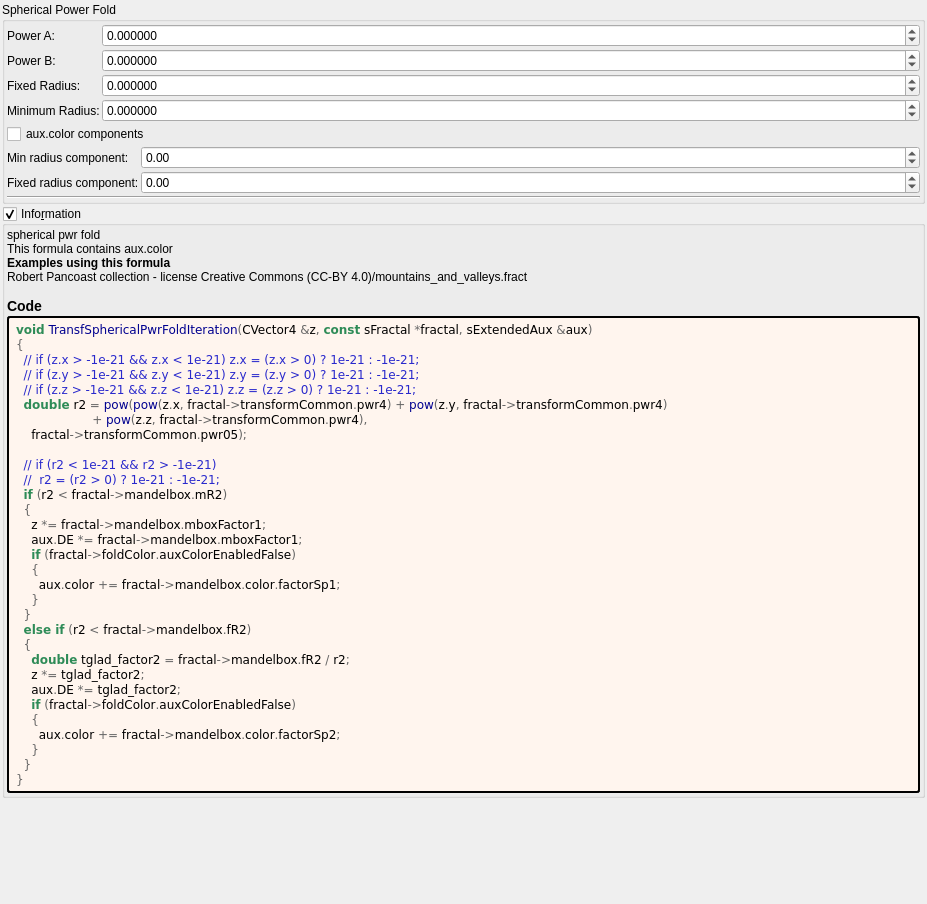
<?xml version="1.0" encoding="UTF-8"?>
<ui version="4.0">
 <class>Form</class>
 <widget class="QWidget" name="Form">
  <property name="geometry">
   <rect>
    <x>0</x>
    <y>0</y>
    <width>927</width>
    <height>904</height>
   </rect>
  </property>
  <property name="windowTitle">
   <string notr="true">transf_spherical_pwr_fold</string>
  </property>
  <layout class="QVBoxLayout" name="verticalLayout">
   <property name="spacing">
    <number>2</number>
   </property>
   <property name="leftMargin">
    <number>2</number>
   </property>
   <property name="topMargin">
    <number>2</number>
   </property>
   <property name="rightMargin">
    <number>2</number>
   </property>
   <property name="bottomMargin">
    <number>2</number>
   </property>
   <item>
    <widget class="QGroupBox" name="groupBox">
     <property name="title">
      <string>Spherical Power Fold</string>
     </property>
     <property name="checkable">
      <bool>false</bool>
     </property>
     <layout class="QVBoxLayout" name="verticalLayout_12" stretch="0,0,0">
      <property name="spacing">
       <number>2</number>
      </property>
      <property name="leftMargin">
       <number>2</number>
      </property>
      <property name="topMargin">
       <number>2</number>
      </property>
      <property name="rightMargin">
       <number>2</number>
      </property>
      <property name="bottomMargin">
       <number>2</number>
      </property>
      <item>
       <layout class="QGridLayout" name="gridLayout_15" columnstretch="0,1">
        <property name="spacing">
         <number>2</number>
        </property>
        <item row="0" column="0">
         <widget class="QLabel" name="label_358">
          <property name="text">
           <string>Power A:</string>
          </property>
         </widget>
        </item>
        <item row="0" column="1">
         <widget class="MyDoubleSpinBox" name="spinbox_transf_pwr_4">
          <property name="sizePolicy">
           <sizepolicy hsizetype="Minimum" vsizetype="Maximum">
            <horstretch>0</horstretch>
            <verstretch>0</verstretch>
           </sizepolicy>
          </property>
          <property name="prefix">
           <string/>
          </property>
          <property name="suffix">
           <string/>
          </property>
          <property name="decimals">
           <number>6</number>
          </property>
          <property name="minimum">
           <double>-99.989999999999995</double>
          </property>
          <property name="maximum">
           <double>99.989999999999995</double>
          </property>
          <property name="singleStep">
           <double>0.100000000000000</double>
          </property>
         </widget>
        </item>
        <item row="3" column="0">
         <widget class="QLabel" name="label_9">
          <property name="text">
           <string>Minimum Radius:</string>
          </property>
         </widget>
        </item>
        <item row="3" column="1">
         <widget class="MyDoubleSpinBox" name="spinbox_mandelbox_folding_min_radius">
          <property name="sizePolicy">
           <sizepolicy hsizetype="Minimum" vsizetype="Maximum">
            <horstretch>0</horstretch>
            <verstretch>0</verstretch>
           </sizepolicy>
          </property>
          <property name="prefix">
           <string/>
          </property>
          <property name="suffix">
           <string/>
          </property>
          <property name="decimals">
           <number>6</number>
          </property>
          <property name="minimum">
           <double>-99.989999999999995</double>
          </property>
          <property name="maximum">
           <double>99.989999999999995</double>
          </property>
          <property name="singleStep">
           <double>0.100000000000000</double>
          </property>
         </widget>
        </item>
        <item row="2" column="0">
         <widget class="QLabel" name="label_5">
          <property name="text">
           <string>Fixed Radius:</string>
          </property>
         </widget>
        </item>
        <item row="1" column="0">
         <widget class="QLabel" name="label_355">
          <property name="text">
           <string>Power B:</string>
          </property>
         </widget>
        </item>
        <item row="1" column="1">
         <widget class="MyDoubleSpinBox" name="spinbox_transf_pwr_05">
          <property name="sizePolicy">
           <sizepolicy hsizetype="Minimum" vsizetype="Maximum">
            <horstretch>0</horstretch>
            <verstretch>0</verstretch>
           </sizepolicy>
          </property>
          <property name="prefix">
           <string/>
          </property>
          <property name="suffix">
           <string/>
          </property>
          <property name="decimals">
           <number>6</number>
          </property>
          <property name="minimum">
           <double>-99.989999999999995</double>
          </property>
          <property name="maximum">
           <double>99.989999999999995</double>
          </property>
          <property name="singleStep">
           <double>0.100000000000000</double>
          </property>
         </widget>
        </item>
        <item row="2" column="1">
         <widget class="MyDoubleSpinBox" name="spinbox_mandelbox_folding_fixed_radius">
          <property name="sizePolicy">
           <sizepolicy hsizetype="Minimum" vsizetype="Maximum">
            <horstretch>0</horstretch>
            <verstretch>0</verstretch>
           </sizepolicy>
          </property>
          <property name="prefix">
           <string/>
          </property>
          <property name="suffix">
           <string/>
          </property>
          <property name="decimals">
           <number>6</number>
          </property>
          <property name="minimum">
           <double>-99.989999999999995</double>
          </property>
          <property name="maximum">
           <double>99.989999999999995</double>
          </property>
          <property name="singleStep">
           <double>0.100000000000000</double>
          </property>
         </widget>
        </item>
       </layout>
      </item>
      <item>
       <layout class="QGridLayout" name="gridLayout_6" columnstretch="0,1">
        <property name="spacing">
         <number>2</number>
        </property>
        <item row="1" column="0">
         <widget class="QLabel" name="label_28">
          <property name="text">
           <string>Min radius component:</string>
          </property>
         </widget>
        </item>
        <item row="2" column="0">
         <widget class="QLabel" name="label_29">
          <property name="text">
           <string>Fixed radius component:</string>
          </property>
         </widget>
        </item>
        <item row="2" column="1">
         <widget class="MyDoubleSpinBox" name="spinbox_mandelbox_color_Sp2">
          <property name="sizePolicy">
           <sizepolicy hsizetype="Minimum" vsizetype="Maximum">
            <horstretch>0</horstretch>
            <verstretch>0</verstretch>
           </sizepolicy>
          </property>
          <property name="prefix">
           <string/>
          </property>
          <property name="suffix">
           <string/>
          </property>
          <property name="decimals">
           <number>2</number>
          </property>
          <property name="minimum">
           <double>-100.000000000000000</double>
          </property>
          <property name="maximum">
           <double>100.000000000000000</double>
          </property>
          <property name="singleStep">
           <double>0.100000000000000</double>
          </property>
         </widget>
        </item>
        <item row="1" column="1">
         <widget class="MyDoubleSpinBox" name="spinbox_mandelbox_color_Sp1">
          <property name="sizePolicy">
           <sizepolicy hsizetype="Minimum" vsizetype="Maximum">
            <horstretch>0</horstretch>
            <verstretch>0</verstretch>
           </sizepolicy>
          </property>
          <property name="prefix">
           <string/>
          </property>
          <property name="suffix">
           <string/>
          </property>
          <property name="decimals">
           <number>2</number>
          </property>
          <property name="minimum">
           <double>-100.000000000000000</double>
          </property>
          <property name="maximum">
           <double>100.000000000000000</double>
          </property>
          <property name="singleStep">
           <double>0.100000000000000</double>
          </property>
         </widget>
        </item>
        <item row="0" column="0" colspan="2">
         <widget class="QCheckBox" name="checkBox_fold_color_aux_color_enabled_false">
          <property name="text">
           <string notr="true">aux.color components</string>
          </property>
         </widget>
        </item>
       </layout>
      </item>
      <item>
       <widget class="Line" name="line_13">
        <property name="orientation">
         <enum>Qt::Horizontal</enum>
        </property>
       </widget>
      </item>
     </layout>
    </widget>
   </item>
   <item>
    <widget class="MyGroupBox" name="groupCheck_info">
     <property name="title">
      <string>Info&amp;rmation</string>
     </property>
     <property name="flat">
      <bool>false</bool>
     </property>
     <property name="checkable">
      <bool>true</bool>
     </property>
     <layout class="QVBoxLayout" name="verticalLayout_2">
      <property name="spacing">
       <number>2</number>
      </property>
      <property name="leftMargin">
       <number>2</number>
      </property>
      <property name="topMargin">
       <number>2</number>
      </property>
      <property name="rightMargin">
       <number>2</number>
      </property>
      <property name="bottomMargin">
       <number>2</number>
      </property>
      <item>
       <widget class="QLabel" name="label_information_general">
        <property name="text">
         <string notr="true">&lt;p&gt;spherical pwr fold&lt;br&gt;This formula contains aux.color&lt;/p&gt;&lt;table&gt;
&lt;/table&gt;
&lt;br&gt;&lt;b&gt;Examples using this formula&lt;/b&gt;&lt;br&gt;Robert Pancoast collection - license Creative Commons (CC-BY 4.0)/mountains_and_valleys.fract&lt;h3&gt;Code&lt;/h3&gt;</string>
        </property>
        <property name="wordWrap">
         <bool>true</bool>
        </property>
        <property name="openExternalLinks">
         <bool>true</bool>
        </property>
        <property name="textInteractionFlags">
         <set>Qt::LinksAccessibleByMouse|Qt::TextSelectableByMouse</set>
        </property>
       </widget>
      </item>
      <item>
       <widget class="QLabel" name="label_code_content">
        <property name="styleSheet">
         <string notr="true">border-style: outset; border-width: 2px; border-radius: 3px; border-color: black; background-color: #fff5ee; padding: 4px;</string>
        </property>
        <property name="text">
         <string notr="true">&lt;body style=&quot;background-color:#fff5ee&quot;&gt;
&lt;pre style=&quot;color:#000000; background-color:#fff5ee;  font-family:'Courier New',monospace;&quot;&gt;&lt;span style=&quot;color:#2e8b57; font-weight:bold&quot;&gt;void&lt;/span&gt; &lt;span style=&quot;color:#00008f&quot;&gt;TransfSphericalPwrFoldIteration&lt;/span&gt;&lt;span style=&quot;color:#676767&quot;&gt;(&lt;/span&gt;CVector4 &lt;span style=&quot;color:#676767&quot;&gt;&amp;amp;&lt;/span&gt;z&lt;span style=&quot;color:#676767&quot;&gt;,&lt;/span&gt; &lt;span style=&quot;color:#2e8b57; font-weight:bold&quot;&gt;const&lt;/span&gt; sFractal &lt;span style=&quot;color:#676767&quot;&gt;*&lt;/span&gt;fractal&lt;span style=&quot;color:#676767&quot;&gt;,&lt;/span&gt; sExtendedAux &lt;span style=&quot;color:#676767&quot;&gt;&amp;amp;&lt;/span&gt;aux&lt;span style=&quot;color:#676767&quot;&gt;)&lt;/span&gt;
&lt;span style=&quot;color:#676767&quot;&gt;{&lt;/span&gt;
  &lt;span style=&quot;color:#2929cc&quot;&gt;// if (z.x &amp;gt; -1e-21 &amp;amp;&amp;amp; z.x &amp;lt; 1e-21) z.x = (z.x &amp;gt; 0) ? 1e-21 : -1e-21;&lt;/span&gt;
  &lt;span style=&quot;color:#2929cc&quot;&gt;// if (z.y &amp;gt; -1e-21 &amp;amp;&amp;amp; z.y &amp;lt; 1e-21) z.y = (z.y &amp;gt; 0) ? 1e-21 : -1e-21;&lt;/span&gt;
  &lt;span style=&quot;color:#2929cc&quot;&gt;// if (z.z &amp;gt; -1e-21 &amp;amp;&amp;amp; z.z &amp;lt; 1e-21) z.z = (z.z &amp;gt; 0) ? 1e-21 : -1e-21;&lt;/span&gt;
  &lt;span style=&quot;color:#2e8b57; font-weight:bold&quot;&gt;double&lt;/span&gt; r2 &lt;span style=&quot;color:#676767&quot;&gt;=&lt;/span&gt; &lt;span style=&quot;color:#00008f&quot;&gt;pow&lt;/span&gt;&lt;span style=&quot;color:#676767&quot;&gt;(&lt;/span&gt;&lt;span style=&quot;color:#00008f&quot;&gt;pow&lt;/span&gt;&lt;span style=&quot;color:#676767&quot;&gt;(&lt;/span&gt;z&lt;span style=&quot;color:#676767&quot;&gt;.&lt;/span&gt;x&lt;span style=&quot;color:#676767&quot;&gt;,&lt;/span&gt; fractal&lt;span style=&quot;color:#676767&quot;&gt;-&amp;gt;&lt;/span&gt;transformCommon&lt;span style=&quot;color:#676767&quot;&gt;.&lt;/span&gt;pwr4&lt;span style=&quot;color:#676767&quot;&gt;) +&lt;/span&gt; &lt;span style=&quot;color:#00008f&quot;&gt;pow&lt;/span&gt;&lt;span style=&quot;color:#676767&quot;&gt;(&lt;/span&gt;z&lt;span style=&quot;color:#676767&quot;&gt;.&lt;/span&gt;y&lt;span style=&quot;color:#676767&quot;&gt;,&lt;/span&gt; fractal&lt;span style=&quot;color:#676767&quot;&gt;-&amp;gt;&lt;/span&gt;transformCommon&lt;span style=&quot;color:#676767&quot;&gt;.&lt;/span&gt;pwr4&lt;span style=&quot;color:#676767&quot;&gt;)&lt;/span&gt;
                    &lt;span style=&quot;color:#676767&quot;&gt;+&lt;/span&gt; &lt;span style=&quot;color:#00008f&quot;&gt;pow&lt;/span&gt;&lt;span style=&quot;color:#676767&quot;&gt;(&lt;/span&gt;z&lt;span style=&quot;color:#676767&quot;&gt;.&lt;/span&gt;z&lt;span style=&quot;color:#676767&quot;&gt;,&lt;/span&gt; fractal&lt;span style=&quot;color:#676767&quot;&gt;-&amp;gt;&lt;/span&gt;transformCommon&lt;span style=&quot;color:#676767&quot;&gt;.&lt;/span&gt;pwr4&lt;span style=&quot;color:#676767&quot;&gt;),&lt;/span&gt;
    fractal&lt;span style=&quot;color:#676767&quot;&gt;-&amp;gt;&lt;/span&gt;transformCommon&lt;span style=&quot;color:#676767&quot;&gt;.&lt;/span&gt;pwr05&lt;span style=&quot;color:#676767&quot;&gt;);&lt;/span&gt;

  &lt;span style=&quot;color:#2929cc&quot;&gt;// if (r2 &amp;lt; 1e-21 &amp;amp;&amp;amp; r2 &amp;gt; -1e-21)&lt;/span&gt;
  &lt;span style=&quot;color:#2929cc&quot;&gt;//  r2 = (r2 &amp;gt; 0) ? 1e-21 : -1e-21;&lt;/span&gt;
  &lt;span style=&quot;color:#2e8b57; font-weight:bold&quot;&gt;if&lt;/span&gt; &lt;span style=&quot;color:#676767&quot;&gt;(&lt;/span&gt;r2 &lt;span style=&quot;color:#676767&quot;&gt;&amp;lt;&lt;/span&gt; fractal&lt;span style=&quot;color:#676767&quot;&gt;-&amp;gt;&lt;/span&gt;mandelbox&lt;span style=&quot;color:#676767&quot;&gt;.&lt;/span&gt;mR2&lt;span style=&quot;color:#676767&quot;&gt;)&lt;/span&gt;
  &lt;span style=&quot;color:#676767&quot;&gt;{&lt;/span&gt;
    z &lt;span style=&quot;color:#676767&quot;&gt;*=&lt;/span&gt; fractal&lt;span style=&quot;color:#676767&quot;&gt;-&amp;gt;&lt;/span&gt;mandelbox&lt;span style=&quot;color:#676767&quot;&gt;.&lt;/span&gt;mboxFactor1&lt;span style=&quot;color:#676767&quot;&gt;;&lt;/span&gt;
    aux&lt;span style=&quot;color:#676767&quot;&gt;.&lt;/span&gt;DE &lt;span style=&quot;color:#676767&quot;&gt;*=&lt;/span&gt; fractal&lt;span style=&quot;color:#676767&quot;&gt;-&amp;gt;&lt;/span&gt;mandelbox&lt;span style=&quot;color:#676767&quot;&gt;.&lt;/span&gt;mboxFactor1&lt;span style=&quot;color:#676767&quot;&gt;;&lt;/span&gt;
    &lt;span style=&quot;color:#2e8b57; font-weight:bold&quot;&gt;if&lt;/span&gt; &lt;span style=&quot;color:#676767&quot;&gt;(&lt;/span&gt;fractal&lt;span style=&quot;color:#676767&quot;&gt;-&amp;gt;&lt;/span&gt;foldColor&lt;span style=&quot;color:#676767&quot;&gt;.&lt;/span&gt;auxColorEnabledFalse&lt;span style=&quot;color:#676767&quot;&gt;)&lt;/span&gt;
    &lt;span style=&quot;color:#676767&quot;&gt;{&lt;/span&gt;
      aux&lt;span style=&quot;color:#676767&quot;&gt;.&lt;/span&gt;color &lt;span style=&quot;color:#676767&quot;&gt;+=&lt;/span&gt; fractal&lt;span style=&quot;color:#676767&quot;&gt;-&amp;gt;&lt;/span&gt;mandelbox&lt;span style=&quot;color:#676767&quot;&gt;.&lt;/span&gt;color&lt;span style=&quot;color:#676767&quot;&gt;.&lt;/span&gt;factorSp1&lt;span style=&quot;color:#676767&quot;&gt;;&lt;/span&gt;
    &lt;span style=&quot;color:#676767&quot;&gt;}&lt;/span&gt;
  &lt;span style=&quot;color:#676767&quot;&gt;}&lt;/span&gt;
  &lt;span style=&quot;color:#2e8b57; font-weight:bold&quot;&gt;else if&lt;/span&gt; &lt;span style=&quot;color:#676767&quot;&gt;(&lt;/span&gt;r2 &lt;span style=&quot;color:#676767&quot;&gt;&amp;lt;&lt;/span&gt; fractal&lt;span style=&quot;color:#676767&quot;&gt;-&amp;gt;&lt;/span&gt;mandelbox&lt;span style=&quot;color:#676767&quot;&gt;.&lt;/span&gt;fR2&lt;span style=&quot;color:#676767&quot;&gt;)&lt;/span&gt;
  &lt;span style=&quot;color:#676767&quot;&gt;{&lt;/span&gt;
    &lt;span style=&quot;color:#2e8b57; font-weight:bold&quot;&gt;double&lt;/span&gt; tglad_factor2 &lt;span style=&quot;color:#676767&quot;&gt;=&lt;/span&gt; fractal&lt;span style=&quot;color:#676767&quot;&gt;-&amp;gt;&lt;/span&gt;mandelbox&lt;span style=&quot;color:#676767&quot;&gt;.&lt;/span&gt;fR2 &lt;span style=&quot;color:#676767&quot;&gt;/&lt;/span&gt; r2&lt;span style=&quot;color:#676767&quot;&gt;;&lt;/span&gt;
    z &lt;span style=&quot;color:#676767&quot;&gt;*=&lt;/span&gt; tglad_factor2&lt;span style=&quot;color:#676767&quot;&gt;;&lt;/span&gt;
    aux&lt;span style=&quot;color:#676767&quot;&gt;.&lt;/span&gt;DE &lt;span style=&quot;color:#676767&quot;&gt;*=&lt;/span&gt; tglad_factor2&lt;span style=&quot;color:#676767&quot;&gt;;&lt;/span&gt;
    &lt;span style=&quot;color:#2e8b57; font-weight:bold&quot;&gt;if&lt;/span&gt; &lt;span style=&quot;color:#676767&quot;&gt;(&lt;/span&gt;fractal&lt;span style=&quot;color:#676767&quot;&gt;-&amp;gt;&lt;/span&gt;foldColor&lt;span style=&quot;color:#676767&quot;&gt;.&lt;/span&gt;auxColorEnabledFalse&lt;span style=&quot;color:#676767&quot;&gt;)&lt;/span&gt;
    &lt;span style=&quot;color:#676767&quot;&gt;{&lt;/span&gt;
      aux&lt;span style=&quot;color:#676767&quot;&gt;.&lt;/span&gt;color &lt;span style=&quot;color:#676767&quot;&gt;+=&lt;/span&gt; fractal&lt;span style=&quot;color:#676767&quot;&gt;-&amp;gt;&lt;/span&gt;mandelbox&lt;span style=&quot;color:#676767&quot;&gt;.&lt;/span&gt;color&lt;span style=&quot;color:#676767&quot;&gt;.&lt;/span&gt;factorSp2&lt;span style=&quot;color:#676767&quot;&gt;;&lt;/span&gt;
    &lt;span style=&quot;color:#676767&quot;&gt;}&lt;/span&gt;
  &lt;span style=&quot;color:#676767&quot;&gt;}&lt;/span&gt;
&lt;span style=&quot;color:#676767&quot;&gt;}&lt;/span&gt;
&lt;/pre&gt;
&lt;/body&gt;</string>
        </property>
        <property name="wordWrap">
         <bool>true</bool>
        </property>
        <property name="openExternalLinks">
         <bool>true</bool>
        </property>
        <property name="textInteractionFlags">
         <set>Qt::LinksAccessibleByMouse|Qt::TextSelectableByMouse</set>
        </property>
       </widget>
      </item>
     </layout>
    </widget>
   </item>
   <item>
    <spacer name="verticalSpacer">
     <property name="orientation">
      <enum>Qt::Vertical</enum>
     </property>
     <property name="sizeHint" stdset="0">
      <size>
       <width>20</width>
       <height>40</height>
      </size>
     </property>
    </spacer>
   </item>
  </layout>
 </widget>
 <customwidgets>
  <customwidget>
   <class>MyDoubleSpinBox</class>
   <extends>QDoubleSpinBox</extends>
   <header>my_double_spin_box.h</header>
  </customwidget>
  <customwidget>
   <class>MyGroupBox</class>
   <extends>QGroupBox</extends>
   <header>my_group_box.h</header>
   <container>1</container>
  </customwidget>
 </customwidgets>
 <tabstops>
  <tabstop>spinbox_transf_pwr_4</tabstop>
  <tabstop>spinbox_transf_pwr_05</tabstop>
  <tabstop>spinbox_mandelbox_folding_fixed_radius</tabstop>
  <tabstop>spinbox_mandelbox_folding_min_radius</tabstop>
  <tabstop>groupCheck_info</tabstop>
 </tabstops>
 <resources/>
 <connections/>
</ui>
